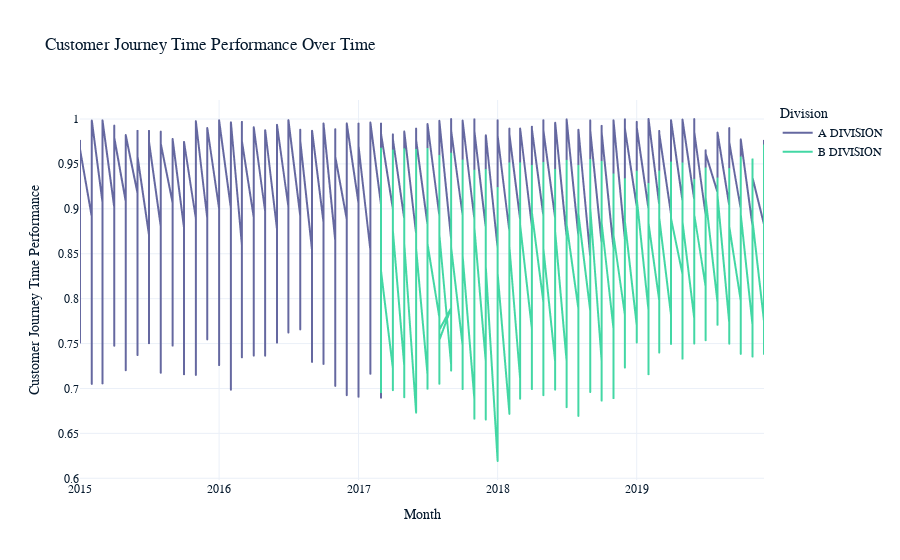
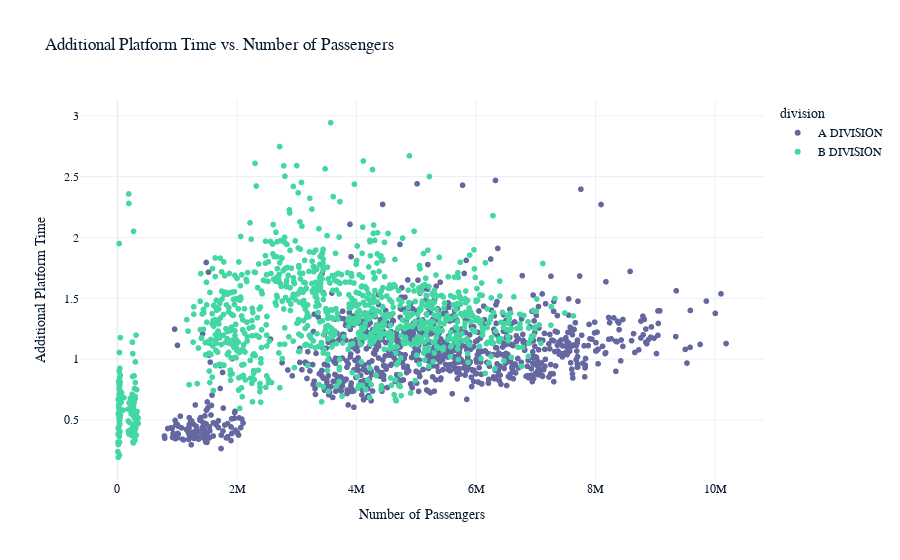

The cell these charts' notebook holds for them, in order:
### Code cell
import pandas as pd
import plotly.express as px

# Load the dataset
journey_metrics_df = pd.read_csv('./MTA_Subway_1Customer_Journey-Focused_Metrics__2015-2019_20240806.csv')

# Convert the month to datetime
journey_metrics_df['month'] = pd.to_datetime(journey_metrics_df['month'])

# Filter out 'systemwide' from the division column
filtered_df = journey_metrics_df[journey_metrics_df['division'] != 'systemwide']

# Summary statistics
summary_stats = filtered_df.describe()

# Group by division and calculate mean for key metrics
division_means = filtered_df.groupby('division').mean()[['num_passengers', 'additional platform time', 'additional train time', 'over_five_mins_perc', 'customer journey time performance']]

# Plotting customer journey time performance over time
fig1 = px.line(filtered_df, x='month', y='customer journey time performance', color='division',
               title='Customer Journey Time Performance Over Time',
               labels={'month': 'Month', 'customer journey time performance': 'Customer Journey Time Performance'})
fig1.update_layout(xaxis_title='Month', yaxis_title='Customer Journey Time Performance', legend_title='Division')

# Plotting additional platform time vs. number of passengers
fig2 = px.scatter(filtered_df, x='num_passengers', y='additional platform time', color='division',
                  title='Additional Platform Time vs. Number of Passengers',
                  labels={'num_passengers': 'Number of Passengers', 'additional platform time': 'Additional Platform Time'})

# Plotting additional train time vs. number of passengers
fig3 = px.scatter(filtered_df, x='num_passengers', y='additional train time', color='division',
                  title='Additional Train Time vs. Number of Passengers',
                  labels={'num_passengers': 'Number of Passengers', 'additional train time': 'Additional Train Time'})

# Plotting percentage of times over five minutes
fig4 = px.line(filtered_df, x='month', y='over_five_mins_perc', color='division',
               title='Percentage of Times Over Five Minutes',
               labels={'month': 'Month', 'over_five_mins_perc': 'Percentage Over Five Minutes'})
fig4.update_layout(xaxis_title='Month', yaxis_title='Percentage Over Five Minutes', legend_title='Division')

# Display the summary statistics, division means, and plots
summary_stats, division_means, fig1.show(), fig2.show(), fig3.show(), fig4.show()

### Figure 1 — Plotly figure (JSON) as saved in the notebook; plotly's stock layout.template omitted (floating-point values rounded to 4 significant figures; data arrays with more than 128 entries replaced by an {"elided": "..."} marker saying what was removed)
{"data": [{"hovertemplate": "division=A DIVISION<br>Month=%{x}<br>Customer Journey Time Performance=%{y}<extra></extra>", "legendgroup": "A DIVISION", "line": {"color": "#6568a0", "dash": "solid"}, "marker": {"symbol": "circle"}, "mode": "lines", "name": "A DIVISION", "showlegend": true, "x": {"elided": "960 str values"}, "xaxis": "x", "y": {"elided": "960 float values"}, "yaxis": "y", "type": "scattergl"}, {"hovertemplate": "division=B DIVISION<br>Month=%{x}<br>Customer Journey Time Performance=%{y}<extra></extra>", "legendgroup": "B DIVISION", "line": {"color": "#43d7a4", "dash": "solid"}, "marker": {"symbol": "circle"}, "mode": "lines", "name": "B DIVISION", "showlegend": true, "x": {"elided": "1088 str values"}, "xaxis": "x", "y": {"elided": "1088 float values"}, "yaxis": "y", "type": "scattergl"}], "layout": {"xaxis": {"anchor": "y", "domain": [0, 1], "title": {"text": "Month"}}, "yaxis": {"anchor": "x", "domain": [0, 1], "title": {"text": "Customer Journey Time Performance"}}, "legend": {"title": {"text": "Division"}, "tracegroupgap": 0}, "title": {"text": "Customer Journey Time Performance Over Time"}}}

### Figure 2 — Plotly figure (JSON) as saved in the notebook; plotly's stock layout.template omitted (floating-point values rounded to 4 significant figures; data arrays with more than 128 entries replaced by an {"elided": "..."} marker saying what was removed)
{"data": [{"hovertemplate": "division=A DIVISION<br>Number of Passengers=%{x}<br>Additional Platform Time=%{y}<extra></extra>", "legendgroup": "A DIVISION", "marker": {"color": "#6568a0", "symbol": "circle"}, "mode": "markers", "name": "A DIVISION", "showlegend": true, "x": {"elided": "960 float values"}, "xaxis": "x", "y": {"elided": "960 float values"}, "yaxis": "y", "type": "scattergl"}, {"hovertemplate": "division=B DIVISION<br>Number of Passengers=%{x}<br>Additional Platform Time=%{y}<extra></extra>", "legendgroup": "B DIVISION", "marker": {"color": "#43d7a4", "symbol": "circle"}, "mode": "markers", "name": "B DIVISION", "showlegend": true, "x": {"elided": "1088 float values"}, "xaxis": "x", "y": {"elided": "1088 float values"}, "yaxis": "y", "type": "scattergl"}], "layout": {"xaxis": {"anchor": "y", "domain": [0, 1], "title": {"text": "Number of Passengers"}}, "yaxis": {"anchor": "x", "domain": [0, 1], "title": {"text": "Additional Platform Time"}}, "legend": {"title": {"text": "division"}, "tracegroupgap": 0}, "title": {"text": "Additional Platform Time vs. Number of Passengers"}}}
